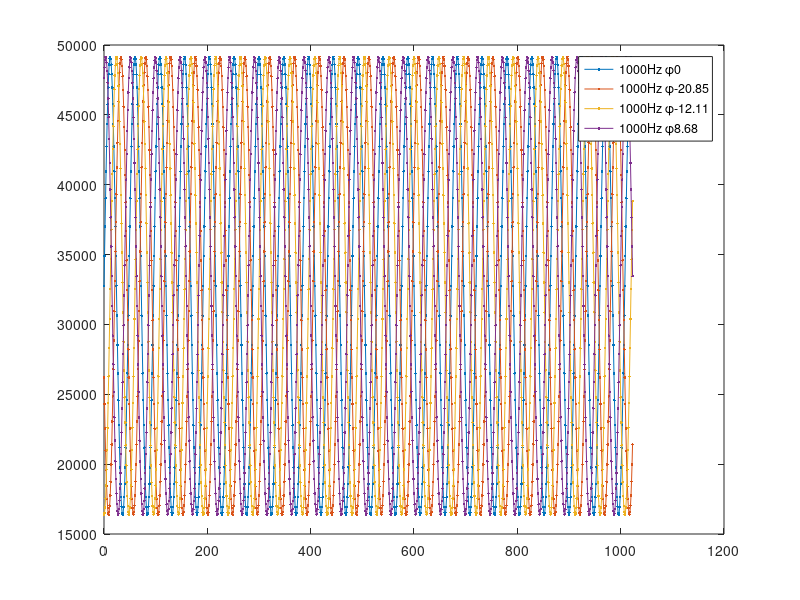

MATLAB code to generate this figure:
fs = 48000;
len_t = 1024;
m = 4;

datFormat = 'hex'; % choose 'hex', 'bin' or 'dec'

vs = 340.3; % speed of sound at sea level, in m/s

fprintf('Computing %g samples. fs is %g.\n', len_t, fs);
fprintf('Length is %g seconds or\n',len_t/fs);
fprintf('1/%g of a second.\n',fs/len_t);
fprintf('Distance traversed is %g centimeters.\n',len_t/fs*vs);

t = 0:len_t-1;

  % freq        phase   ampl        offset
params = [ ...
    1000,       0,      2^14,       2^15        ; ... %1
    1000,      -20.85,   2^14,       2^15        ; ... %2   
    1000,      -12.11,     2^14,       2^15        ; ... %3   
    1000,      8.68,     2^14,       2^15        ; ... %4
    880,        0,      2^14,       2^15        ; ... %5   
    1000,       0,      2^14,       2^15        ; ... %6   
    5000,       0,      2^14,       2^15        ; ... %7   
    8000,       0,      2^14,       2^15        ...   %8
    ];
    
f       = params(:,1)';
phase   = params(:,2)';
A       = params(:,3)';
offset  = params(:,4)';

% s = samples
s = zeros(m,len_t);

for i=1:m
    fprintf('\nComputing waveform %d:\n',i);
    fprintf('    f      = %g\n',    f(i));
    fprintf('    A      = %g\n',    A(i));
    fprintf('    phase  = %g\n',    phase(i));
    fprintf('    offset = %g\n',  offset(i));
    s(i,:) = round(A(i)*sin((t+phase(i)).*2*pi*f(i)/fs)+offset(i));
end

s=s';

if ~strcmp(datFormat,'bin') && ...
   ~strcmp(datFormat,'hex') && ...
   ~strcmp(datFormat,'dec')
    fprintf(strcat( ...
        '\nInvalid datFormat "',        ...
        datFormat,                      ...
        '"; choose "bin", "hex" or "dec".\n',     ...
        'Defaulting to "bin".\n'));
    datFormat = 'bin';
end

fprintf('\nSaving...\n');
for i=1:m
    file = sprintf('sines%d.%s', i, datFormat);
    if datFormat == 'hex'
        dlmwrite(file, dec2hex(s(:,i)), 'delimiter', '');
    elseif datFormat == 'bin'
        dlmwrite(file, dec2bin(s(:,i)), 'delimiter', '');
    elseif datFormat == 'dec'
        file = sprintf('sines%d.dat', i);
        dlmwrite(file, s(:,i));
    end
    fprintf('  Saved %s\n', file);
end

fprintf('\nPlotting...\n');
leg = cell(m,1);
for i=1:m
    if i ~= 1 
        hold all;
    end
    plot(t, s(:,i), '.-');
    leg{i} = strcat(        ...
        num2str(f(i)),      ...
        'Hz \phi',          ...
        num2str(phase(i)));
end
legend(leg);
hold off;
zoom xon;

fprintf('[Done]\n\n');

